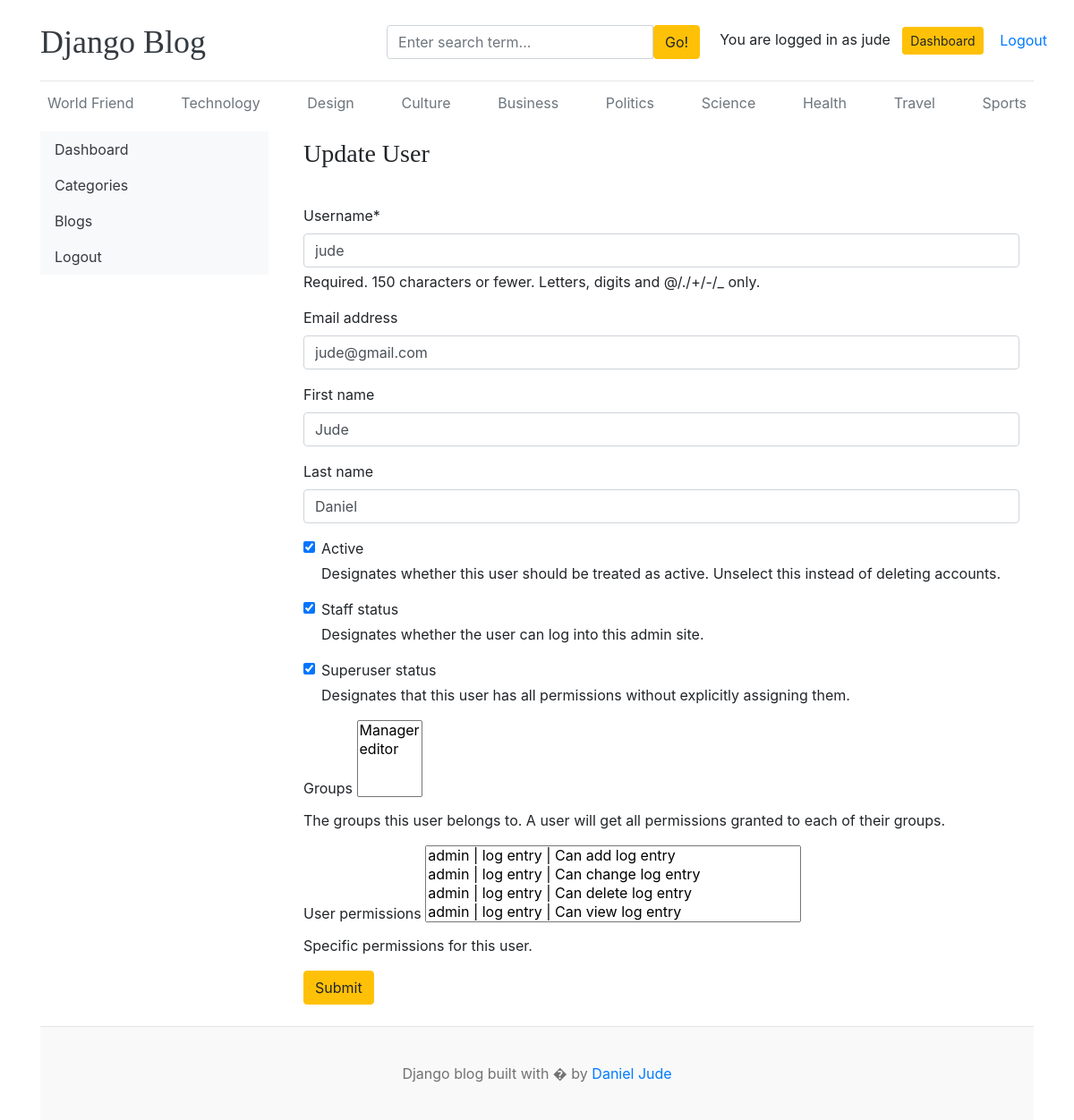
Page /dashboard/users/edit/1 on the committed database.
### blogs/models.py (models this page shows, shortened)
class Category(models.Model):
    category_name = models.CharField(max_length=100, unique=True)
    created_at = models.DateTimeField(auto_now_add=True)
    updated_at = models.DateTimeField(auto_now=True)
    class Meta:
        verbose_name_plural = "categories"

### dashboard/views.py (the view, shortened to what this page needs)
# urls.py: path("users/edit/<int:pk>", views.edit_user, name='edit_user'),
def edit_user(request, pk):
    user = get_object_or_404(User, pk=pk)
    form = EditUserForm(instance=user)
    return render(request, 'dashboard/edit_user.html', {'form': form, 'user': user})

### dashboard/form.py
class EditUserForm(forms.ModelForm):
    class Meta:
        model = User
        fields = ('username', 'email', 'first_name', 'last_name', 'is_active', 'is_staff', 'is_superuser', 'groups', 'user_permissions')

### blogs/context_processors.py (called while the page is built)
def get_categories(request):
    categories = Category.objects.all()
    return dict(categories=categories)

def get_social_links(request):
    links = SocialLink.objects.all()
    return dict(links=links)

### templates/dashboard/edit_user.html
{% extends 'base.html' %} {% block content %}
{% load crispy_forms_tags %}
<div class="row">
  {% include 'dashboard/sidebar.html' %}
  <div class="col-md-9">
    <div class="row d-flex justify-content-between align-items-center p-2 pl-4">
      <h3>Update User</h3>
    </div>
    <div class="row p-4 py-4">
        <form action="{% url 'edit_user' user.id %}" method="POST" enctype="multipart/form-data"  style="width:800px">
          {% csrf_token %} {{form | crispy}}
          <button type="submit" class="btn btn-warning">Submit</button>
        </form>
    </div>
  </div>
</div>
{% endblock content %}

### templates/base.html (shortened to what this page needs)
{% load static %}
<!DOCTYPE html>
<html lang="en">
  <head>
    <link
      href="https://getbootstrap.com/docs/4.0/dist/css/bootstrap.min.css"
      rel="stylesheet"
    />
    <link href="{% static 'css/blog.css' %}" rel="stylesheet" />
    <link rel="stylesheet" href="https://cdnjs.cloudflare.com/ajax/libs/font-awesome/4.7.0/css/font-awesome.min.css">
  </head>
  <body>
    <div class="container">
      <header class="blog-header py-3">
        <div class="row flex-nowrap justify-content-between align-items-center">
          <div class="col-4 pt-1">
            <a class="blog-header-logo text-dark" href="/">Django Blog</a>
          </div>
          <div class="col-4 pt-1">
            <form action="{% url 'search' %}" method="GET">
            <div class="input-group">
                <input
                class="form-control"
                type="text"
                placeholder="Enter search term..."
                aria-label="Enter search term..."
                aria-describedby="button-search"
                name = "search"
              />
              <button type="submit" class="btn btn-warning" id="button-search" >
                Go!
              </button>
            </div>
          </form>
          </div>
         {% if not  user.is_authenticated %}
         <div class="col-4 d-flex justify-content-end align-items-center">
          <a class="btn btn-sm btn-warning" href="{% url 'login' %}">Login</a> &nbsp;
          <a class="btn btn-sm btn-outline-secondary" href="{% url 'register' %}">Register</a>
        </div>
         {% else %}
          <span>You are logged in as {{user}} &nbsp; <a  href = "{% url 'dashboard' %}" class = "btn btn-warning btn-sm">Dashboard</a></span>&nbsp; <a href="{% url 'logout' %}">Logout</a>
         {% endif %}
        </div>
      </header>
      <div class="nav-scroller py-1 mb-2">
       <nav class="nav d-flex justify-content-between">
        {% for category in categories  %}
        <a class="p-2 text-muted" href="{% url 'post_by_category' category.id %}">{{category.category_name}}</a>
        {% endfor %}
       </nav>
     </div>
      {% block content %}
      {% endblock %}
      <footer class="blog-footer">
        <p>Django blog built with � by <a href="#">Daniel Jude</a></p>
      </footer>
    </body>
</html>

### blog_main/static/css/blog.css (style rules this page uses)
.blog-header { border-bottom: 1px solid #e5e5e5; }
.blog-header-logo { font-family: "Playfair Display", Georgia, "Times New Roman", serif ; font-size: 2.25rem; }
h1, h2, h3, h4, h5, h6 { font-family: "Playfair Display", Georgia, "Times New Roman", serif ; }
.blog-footer { padding: 2.5rem 0; color: #727272; text-align: center; background-color: #f9f9f9; border-top: 0.05rem solid #e5e5e5; }
.blog-footer p:last-child { margin-bottom: 0; }

### rows in the picture
Category: category_name "World Friend"
Category: category_name "Technology"
Category: category_name "Design"
Category: category_name "Culture"
Category: category_name "Business"
Category: category_name "Politics"
Category: category_name "Science"
Category: category_name "Health"
Category: category_name "Travel"
Category: category_name "Sports"

### other values in the picture
{{ user }} "jude"
